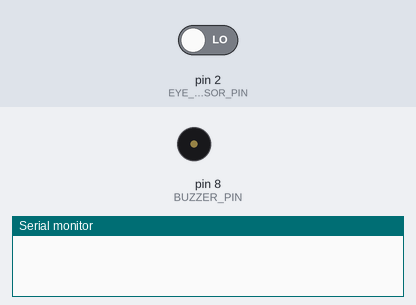
This sketch was run on a simulated Arduino Uno, built with avr-gcc and run on an emulated ATmega328P. Shown: buzzer (waves = sounding, pin HIGH), the last lines printed to the serial monitor. The inputs (shaded band) are chosen by the test bench; at power-on: pin 2 (EYE_BLINK_SENSOR_PIN) LOW.

Above: at 1.2 s.
1.3 s: pin 2 (EYE_BLINK_SENSOR_PIN) driven HIGH
At 3.9 s:
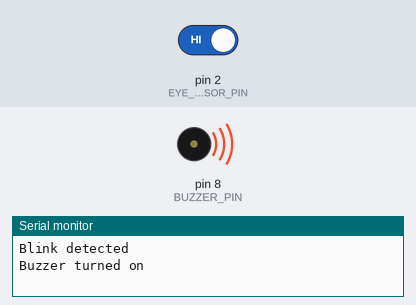
4.3 s: pin 2 (EYE_BLINK_SENSOR_PIN) driven LOW
At 4.6 s:
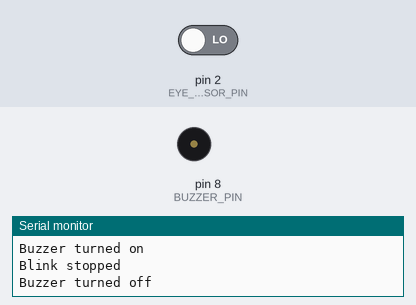
Timing chart, 0 to 7.3 s (numbered marks = the images above; inputs shaded):
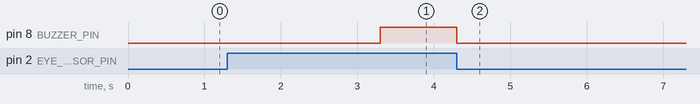

The sketch:

Anti_Sleep_Alarm_System.ino
```cpp
const int EYE_BLINK_SENSOR_PIN = 2; // Connect the eye blink sensor output to digital pin 2
const int BUZZER_PIN = 8;            // Buzzer pin connected to digital pin 8

bool buzzerState = false;
bool blinkDetected = false;
unsigned long blinkStartTime = 0;

void setup() {
  pinMode(EYE_BLINK_SENSOR_PIN, INPUT);
  pinMode(BUZZER_PIN, OUTPUT);
  Serial.begin(9600);
}

void loop() {
  // Read the state of the eye blink sensor
  bool currentBlinkState = digitalRead(EYE_BLINK_SENSOR_PIN) == HIGH;

  if (currentBlinkState && !blinkDetected) {
    // Start the timer if blink is detected for the first time
    blinkDetected = true;
    blinkStartTime = millis();
    Serial.println("Blink detected");
  } else if (!currentBlinkState && blinkDetected) {
    // Reset the timer if the blink is no longer detected
    blinkDetected = false;
    blinkStartTime = 0;
    Serial.println("Blink stopped");
  }

  // If blink has been continuously detected for more than 3 seconds, turn on the buzzer
  if (blinkDetected && millis() - blinkStartTime > 2000) {
    if (!buzzerState) {
      buzzerState = true;
      digitalWrite(BUZZER_PIN, HIGH);
      Serial.println("Buzzer turned on");
    }
  } else {
    // If blink detection stops or duration is less than 2 seconds, turn off the buzzer
    if (buzzerState) {
      buzzerState = false;
      digitalWrite(BUZZER_PIN, LOW);
      Serial.println("Buzzer turned off");
    }
  }
}
```

Measured:
- after the input at 1.3 s, pin 8 (BUZZER_PIN): LOW → HIGH after 2.0 s
- after the input at 4.3 s, pin 8 (BUZZER_PIN): HIGH → LOW at once
